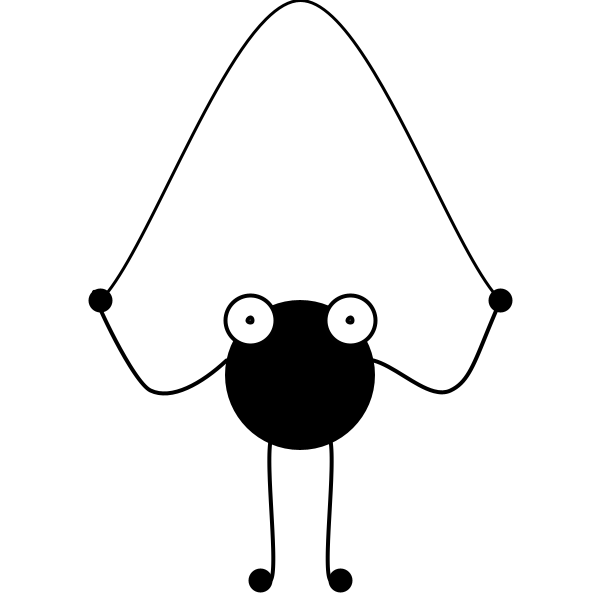
Frame 1 (no input)
Frame 60 (the mouse pressed at the canvas centre just before this capture): identical to frame 1, image omitted
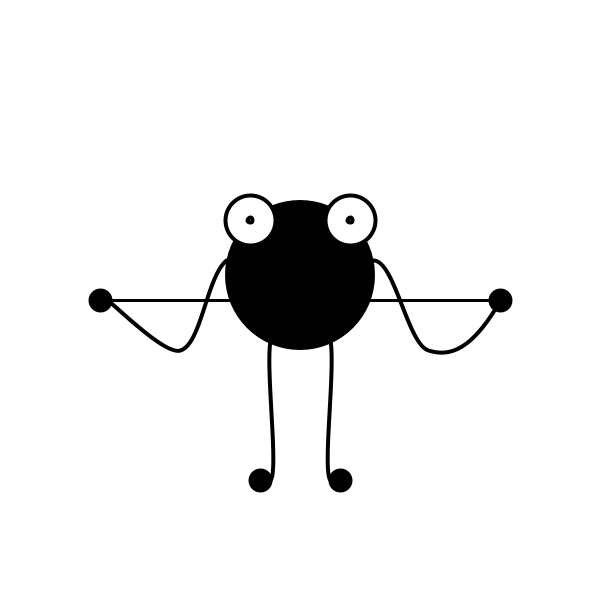
Frame 120 (the mouse held since frame 60 and released just before this capture)

The Processing sketch that drew these frames (run headless with seeded random() and noise(); from frame 60 on, the mouse is pressed at the canvas centre):

// Processing sketch: processing_29078
// ── processing_29078.pde

void setup() {
  size(600,600);
  smooth ();
  noFill();

}
 
 
void draw () {

  background (255);
randomSeed(5);
  
  
 float hand_1 = height/2-200;
 float hand_2 = height/2+200;
 float zweiteMitte = width/2+75;

 
 
// Springseil

noFill();
  beginShape ();
  stroke(0);
  strokeWeight(3);
  curveVertex (0,height/2);
  curveVertex (hand_1,height/2);
  curveVertex (height/2,mouseY);
  curveVertex (hand_2, height/2);
  curveVertex (height, height/2);

  endShape ();
  
  
  
  
  
//Hand rechts

  beginShape();
  noFill();
  stroke(0);
  strokeWeight(4);
    curveVertex (height/2,height/2+50);    
    curveVertex (373,width/2+60);
    curveVertex (450,width/2+90);  
    curveVertex (hand_2, width/2);
    curveVertex (width,50);
  endShape ();
  
    fill(0);
  ellipse(hand_2,width/2,20,20);
  
  
  
  
//Hand links

  beginShape();
  noFill();
  stroke(0);
  strokeWeight(4);
    curveVertex (height/2,height/2-50);    
    curveVertex (226,width/2+60);
    curveVertex (150,width/2+90);  
    curveVertex (hand_1, width/2);
    curveVertex (width-300,640);
  endShape ();
  
  fill(0);
  ellipse(hand_1,width/2,20,20);
  
  
 
// Bein links
  
  beginShape();
   noFill();
  stroke(0);
  strokeWeight(4);
    curveVertex (height/2, 400);    
    curveVertex (width/2-30,440);
    curveVertex (width/2-30,580);  
    curveVertex (width/2-80,500);
  endShape ();
  
  fill(0);
  ellipse(width/2-40,580,20,20);
  
  
  
// Bein rechts
  
    beginShape();
   noFill();
  stroke(0);
  strokeWeight(4);
    curveVertex (height/2, 400);    
    curveVertex (width/2+30,440);
    curveVertex (width/2+30,580);  
    curveVertex (width/2+80,500);
   endShape ();
  
  fill(0);
  ellipse(width/2+40,580,20,20);
  
  

// Kreis Mitte

fill(0);
  noStroke();
  ellipse(height/2,zweiteMitte,150,150);
  

  
//Augen

  fill(255);
  stroke(1);
  ellipse(height/2-50,width/2+20,50,50);
  ellipse(height/2+50,width/2+20,50,50);
    ellipse(height/2+50,width/2+20,5,5);
 ellipse(height/2-50,width/2+20,5,5);

    

 
  if(mousePressed== true){
     background(255);
     
// Springseil

noFill();
  beginShape ();
  stroke(0);
  strokeWeight(3);
  curveVertex (0,height/2);
  curveVertex (hand_1,height/2);
  curveVertex (height/2,mouseY);
  curveVertex (hand_2, height/2);
  curveVertex (height, height/2);

  endShape ();
  
  
    
//Hand rechts

  beginShape();
  noFill();
  stroke(0);
  strokeWeight(4);
    curveVertex (height/2,height/2+50);    
    curveVertex (373,width/2-40);
    curveVertex (428,width/2+50);  
    curveVertex (hand_2, width/2);
    curveVertex (width,50);
  endShape ();
  
    fill(0);
  ellipse(hand_2,width/2,20,20);
  
  
  
  
//Hand links

  beginShape();
  noFill();
  stroke(0);
  strokeWeight(4);
    curveVertex (height/2,height/2-50);    
    curveVertex (226,width/2-40);
    curveVertex (180,width/2+50);  
    curveVertex (hand_1, width/2);
    curveVertex (width-300,550);
  endShape ();
  
  fill(0);
  ellipse(hand_1,width/2,20,20);
  
  
 translate(0,-100);
 
 
 
// Bein links
  
  beginShape();
   noFill();
  stroke(0);
  strokeWeight(4);
    curveVertex (height/2, 400);    
    curveVertex (width/2-30,440);
    curveVertex (width/2-30,580);  
    curveVertex (width/2-80,500);
  endShape ();
  
  fill(0);
  ellipse(width/2-40,580,20,20);
  
  
  
// Bein rechts
  
    beginShape();
   noFill();
  stroke(0);
  strokeWeight(4);
    curveVertex (height/2, 400);    
    curveVertex (width/2+30,440);
    curveVertex (width/2+30,580);  
    curveVertex (width/2+80,500);
   endShape ();
  
  fill(0);
  ellipse(width/2+40,580,20,20);
  

  
// Kreis Mitte

fill(0);
  noStroke();
  ellipse(height/2,zweiteMitte,150,150);
  

  

//Augen
 
  fill(255);
  stroke(1);
  ellipse(height/2-50,width/2+20,50,50);
  ellipse(height/2+50,width/2+20,50,50);  
  ellipse(height/2+50,width/2+20,5,5);
 ellipse(height/2-50,width/2+20,5,5);

}
}
